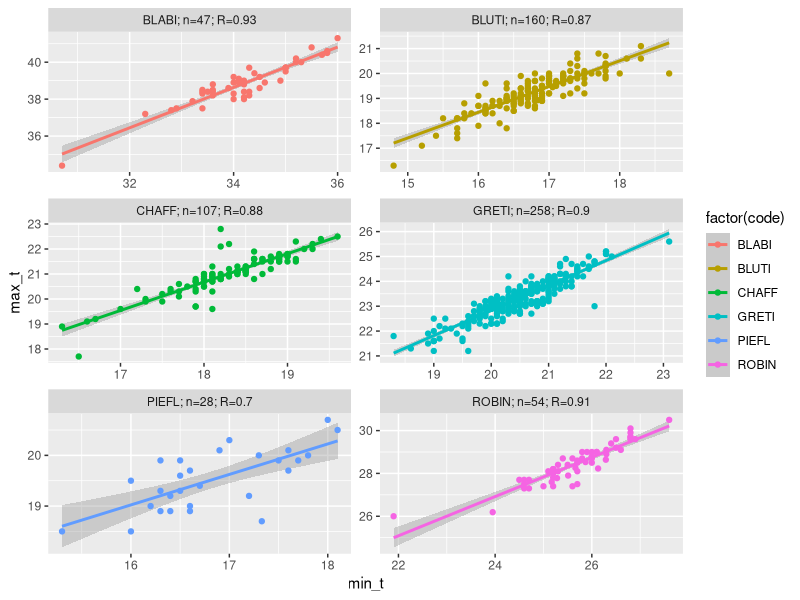
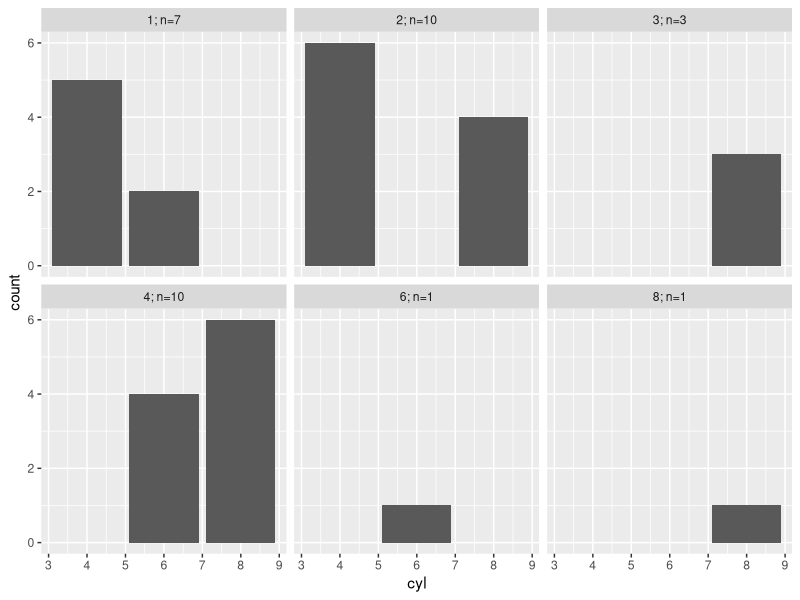

Generate these figures, in order, with R:
setwd(dirname(rstudioapi::getActiveDocumentContext()$path))

library(dplyr)
library(tidyr)
library(ggplot2)

pdat <- read.csv("exploration_app/data/all_data.csv")

#### Counts, tarsus data (mean & SD) and regression coefficients for each species
pdat %>% filter(code == "GRETI") %>% slice(which.max(max_t)) # Removing GRETI outliers identified a-priori
pdat %>% filter(code == "GRETI") %>% slice(which.min(max_t))
pdat <- pdat[!(pdat$code == "GRETI" & pdat$ring_no == "Y638208"),]
pdat <- pdat[!(pdat$code == "GRETI" & pdat$ring_no == "AFB9885"),]

dat.1 <- pdat %>% 
  group_by(code) %>%
  summarise(count = length(code),
            mean_min = mean(min_t), sd_min = sd(min_t),
            mean_max = mean(max_t), sd_max = sd(max_t),
            r = cor(min_t, max_t))
pdat %>% 
  filter(code %in% c("BLABI", "BLUTI", "CHAFF", "GRETI", "PIEFL", "ROBIN")) %>% # Plot focal species
  group_by(code) %>% # manipulating the code to get counts per species for facet headers
  mutate(code_count = n()) %>%
  mutate(cor_coef = round(cor(min_t, max_t),2)) %>% # Add correlation to head
  ungroup() %>%
  mutate(code_updated = paste0(code, "; n=", code_count, "; R=", cor_coef)) %>%
  ggplot(., aes(min_t, max_t, colour=factor(code))) + 
  stat_smooth(method=lm, fullrange=FALSE) + 
  geom_point() +
  facet_wrap( ~ code_updated,  ncol=2, scales = "free") 

mtcars %>% 
  group_by(carb) %>%
  mutate(carb_count = n()) %>%
  ungroup() %>%
  mutate(carb_updated = paste0(carb, "; n=", carb_count)) %>%
  ggplot(aes(x = cyl)) + geom_bar()+
  facet_wrap(~carb_updated)

#### As above, but also split by sex
dat.2 <- pdat %>% 
  group_by(code, sex) %>%
  summarise(count = length(code),
            mean_min = mean(min_t), sd_min = sd(min_t),
            mean_max = mean(max_t), sd_max = sd(max_t),
            r = cor(min_t, max_t))

#### As in the first instance, but also split by age
dat.3 <- pdat %>% 
  group_by(code, age) %>%
  summarise(count = length(code),
            mean_min = mean(min_t), sd_min = sd(min_t),
            mean_max = mean(max_t), sd_max = sd(max_t),
            r = cor(min_t, max_t))

#### Count per species, per ringer
dat.r <- pdat %>% 
  group_by(code, ringer) %>%
  summarise(count = length(code)) %>%
  spread(ringer,count) %>%
  replace(., is.na(.), 0)
